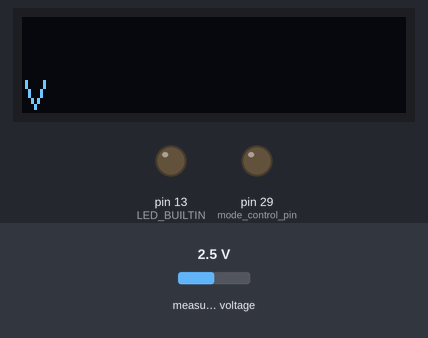
This sketch was run on a simulated Arduino Mega 2560, built for the host (arithmetic inside an expression is 32-bit, double 64-bit). Shown: 128×32 one-colour display, output pins drawn as LEDs (lit = HIGH). Wiring (inferred from the names in the program): ADS1115 converter at I2C address 0x48. The inputs (shaded band) are chosen by the test bench; at power-on: measured voltage 2.5 V.

Above: at 2.1 s.
At 5.7 s:
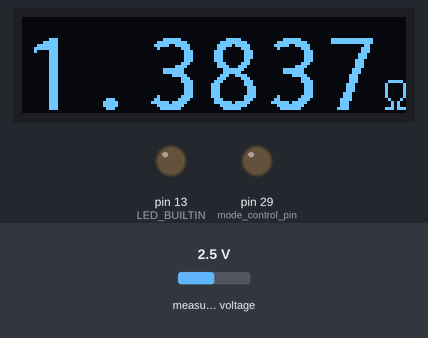
5.8 s: measured voltage set to 3.8 V
At 7.3 s:
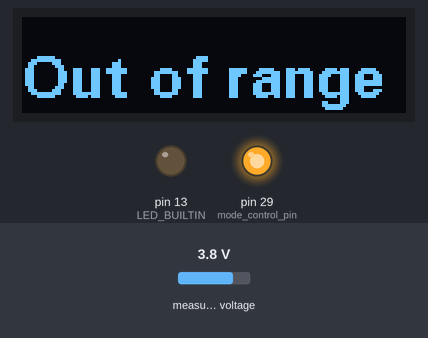
7.9 s: measured voltage set to 0.4 V
At 9.6 s:
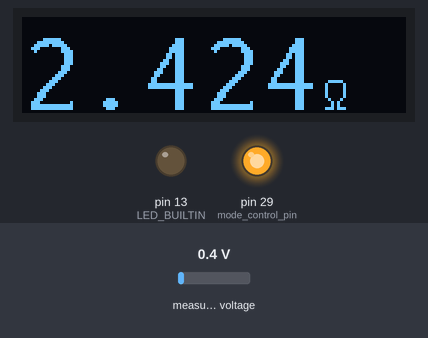
9.9 s: measured voltage set to 0.1 V
At 11.3 s:
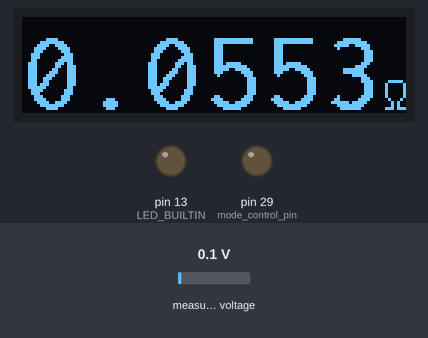
Timing chart, 0 to 12.9 s (numbered marks = the images above; inputs shaded):
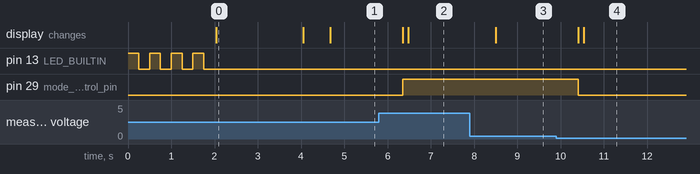

The sketch:

firmware.ino
```cpp
// (licence header left out)
#include <cstdint>

#include <Wire.h>
#include <U8g2lib.h>

#include "data_aggregation.h"
#include "DFRobot_ADS1115.h"

// ADJUST FOLLOWING AS YOU NEED

// mode switch with hysteresis
constexpr float comparator_th = 1.75;     // 1.75 Ohm (high threshold)
constexpr float comparator_tl = 1.70;     // 1.70 Ohm (low threshold)
constexpr uint8_t mode_control_pin = 29;

// PCB characteristics
constexpr float current = 0.005;                  // 5 mA
constexpr float cell_voltage_divider_gain = 0.5;  // cell voltage divider gain before ADC
constexpr float out_of_range_threshold = 19.5;    // threshold (in Ohms) above which the measurement is considered out of range

// diff. amp. resistors
constexpr float R4 = 10'000.0f;                   // 10 kOhm
constexpr float R5 = 330'000.0f;                  // 330 kOhm
constexpr float R8 = 1'000.0f + 5.0f;             // 1 kOhm + 5 Ohm (typ. ON resistance of the analogue switch)

// ADC pinout
constexpr uint8_t voltage_adc_pin = 0;
constexpr int cell_voltage_adc_pin = 28;

// LCD display
// U8G2_SSD1306_128X32_UNIVISION_F_HW_I2C u8g2(U8G2_R2, U8X8_PIN_NONE);   // LCD on 1st I2C interface
U8G2_SSD1306_128X32_UNIVISION_F_2ND_HW_I2C u8g2(U8G2_R2, U8X8_PIN_NONE);  // LCD on 2nd I2C interface
constexpr uint8_t mode_0_precision = 4;                                   // digits after comma for resistance display in mode 0
constexpr uint8_t mode_1_precision = 3;                                   // digits after comma for resistance display in mode 1

// ADC converter
DFRobot_ADS1115 ads(&Wire);  // ADC on 1st I2C interface
// DFRobot_ADS1115 ads(&Wire1);  // ADC on 2nd I2C interface

// Readings aggregation
constexpr uint8_t buffer_size = 8;
AggregationMode aggregation_mode = AggregationMode::MODE;

// DO NOT MODIFY THESE
constexpr float mode_0_gain = R5 * (R4 + R8) / (R4 * R8);  // diff. amp. gain (363) in first mode
constexpr float mode_1_gain = R5 / R4;                     // diff. amp. gain (33) in second mode
float buffer[buffer_size], scratch[buffer_size];
float voltage, cell_voltage, resistance, gain;
bool buffer_filled = false;
uint8_t precision = mode_0_precision;
uint8_t buffer_index = 0, mode = 0;

void setup() {
    // indicate initialization start
    pinMode(LED_BUILTIN, OUTPUT);
    blinkLed();

    // initialize display
    u8g2.begin();

    // display cell voltage for 2 seconds
    displayCellVoltage();
    delay(2000);
    displayData(/*text=*/"", /*glyph=*/0x2800);
    delay(500);

    // initialize ADC
    ads.setAddr_ADS1115(ADS1115_IIC_ADDRESS0);   // 0x48
    ads.setGain(eGAIN_ONE);                      // no gain
    ads.setMode(eMODE_SINGLE);                   // single-shot mode
    ads.setRate(eRATE_64);                       // 32 samples per second
    ads.setOSMode(eOSMODE_SINGLE);               // manual trigger for each conversion
    ads.init();

    // set pin for mode control
    pinMode(mode_control_pin, OUTPUT);
}

/**
 * @brief Blinks the built-in LED four times.
 */
void blinkLed() {
    for (uint8_t i = 0; i < 8; i++) {
        if (i % 2 == 0) {
            digitalWrite(LED_BUILTIN, HIGH);
        } else {
            digitalWrite(LED_BUILTIN, LOW);
        }
        delay(250);
    }
}

/**
 * @brief Displays a single numerical string followed by a unicode symbol on LCD display.
 * @param text Numeric string to be displayed.
 */
void displayData(const char* text, int glyph) {
    u8g2.clearBuffer();

    // left-bottom centered numeric string
    u8g2.setFont(u8g2_font_inr24_mn);
    u8g2.drawStr(0, u8g2.getDisplayHeight() - 1, text);
    int16_t text_width = u8g2.getStrWidth(text);

    // unicode symbol on the right
    u8g2.setFont(u8g2_font_unifont_t_symbols);
    u8g2.drawGlyph(text_width, u8g2.getDisplayHeight() - 1, glyph);

    u8g2.sendBuffer();
}

/**
 * @brief Displays a single string on LCD display.
 * @param text Text to be displayed.
 */
void displayText(const char* text) {
    u8g2.clearBuffer();

    // left-bottom centered text
    u8g2.setFont(u8g2_font_fub14_tf);
    u8g2.drawStr(0, u8g2.getDisplayHeight() - 5, text);

    u8g2.sendBuffer();
}

/**
 * @brief Computes resistance.
 *
 * Given voltage drop and current, computes
 * the resistance using Ohm's law:
 *              R = U / I
 *
 * @param voltage Voltage drop.
 * @param current Current.
 * @return Resistance.
 */
float computeResistance(float voltage, float current) {
    if (current == 0.0f) {
        return INFINITY;
    }

    return voltage / current;
}

/**
 * @brief Reads voltage from ADC.
 *
 * Reads the voltage from the ADC, stores it in a circular buffer,
 * and returns the aggregation result of the most recent samples.
 *
 * The buffer holds up to `buffer_size` measurements.
 * Before it is full, only valid samples are averaged.
 * Once full, the oldest value is overwritten each new reading.
 *
 * @return Last `buffer_size` voltage measurements in volts aggregated
 *         using `aggregation_mode` if ADC is connected. Otherwise NAN.
 */
float readVoltage() {
    float adc_reading = NAN;
    if (ads.checkADS1115())
    {
        adc_reading = ads.readVoltagePrecise(voltage_adc_pin);  // mV
        adc_reading /= 1000;                                    // V
    }

    // store reading in buffer using circular overwrite
    buffer[buffer_index] = adc_reading;
    buffer_index = (buffer_index + 1) % buffer_size;

    // mark buffer filled after full cycle
    if (buffer_index == 0) buffer_filled = true;

    // aggregate readings
    uint8_t count = buffer_filled ? buffer_size : buffer_index;
    return aggregateBuffer(/*buffer=*/buffer, /*count=*/count, /*mode=*/aggregation_mode, /*scratch=*/scratch);
}

/**
 * @brief Reads cell voltage.
 * @return Cell voltage in volts.
 */
float readCellVoltage() {
    return 3.3f * analogRead(cell_voltage_adc_pin) / 1023.0f / cell_voltage_divider_gain;
}

/**
 * @brief Displays cell voltage on LCD display.
 */
void displayCellVoltage() {
    cell_voltage = readCellVoltage();

    // format cell voltage for displaying
    char cell_voltage_str[10];
    snprintf(cell_voltage_str, sizeof(cell_voltage_str), "%.2f", cell_voltage);

    // display data
    displayData(/*text=*/cell_voltage_str, /*glyph=*/0x0056);
}

/**
 * @brief Selects gain appropriate to the mode.
 * @param mode Operating mode (0 or 1).
 * @return Gain, defined in `mode_0_gain` and `mode_1_gain` variables. NAN for unsupported mode.
 */
float getGain(uint8_t mode) {
    if (mode == 0) {
        return mode_0_gain;
    } else if (mode == 1) {
        return mode_1_gain;
    }
    return NAN;
}

/**
 * @brief Switches mode with hysteresis.

 * Switches between two modes:
 *     0: `mode_control_pin` is set to LOW state
 *     1: `mode_control_pin` is set to HIGH state
 *
 * Switch logic is dependent on the current mode and the resistance,
 * and works as a comparator with hysteresis (thresholds values
 * defined in `comparator_th` and `comparator_tl` variables):
 *
 * \code{.unparsed}
 *               ↑ Pin state (`mode_control_pin`)
 *               |
 * HIGH (mode 1) |    ←--------
 *               |   |         ↑
 *               |   ↓         |
 *  LOW (mode 0) |    --------→
 *               +−----------------→  resistance
 *                   tl       th
 * \endcode
 *
 * @param resistance Input signal to the "comparator".
 */
void switchMode(float resistance) {
    if (mode == 0) {
        if (resistance > comparator_th) { digitalWrite(mode_control_pin, HIGH); mode = 1; precision = mode_1_precision; }
    } else if (mode == 1) {
        if (resistance < comparator_tl) { digitalWrite(mode_control_pin, LOW);  mode = 0; precision = mode_0_precision; }
    }
}

void loop() {
    // read voltage from ADC
    gain = getGain(/*mode=*/mode);
    voltage = readVoltage() / gain;
    voltage = std::max(0.0f, voltage);  // zero out negative reading if occurs

    // compute resistance value
    resistance = computeResistance(/*voltage=*/voltage, /*current=*/current);

    // format resistance for displaying
    char resistance_str[10];
    snprintf(resistance_str, sizeof(resistance_str), "%.*f", precision, resistance);

    // display data
    if (resistance <= out_of_range_threshold) {
        displayData(/*text=*/resistance_str, /*glyph=*/0x2126);
    } else {
        displayText(/*text=*/"Out of range");
    }

    // mode switch with hysteresis
    switchMode(/*resistance=*/resistance);
}
```

DFRobot_ADS1115.cpp
```cpp
// (licence header left out)
/*!
 * @modifications
 * @author Ivan Danylenko
 * @date 2025-06-24
 * - Added `float readVoltagePrecise(uint8_t channel)` to read voltage precisely (microvolts).
 */
#include "Arduino.h"
#include <Wire.h>
#include <math.h>

#include "DFRobot_ADS1115.h"
float coefficient = 0.0625;

/*
 *Instantiates a new ADS1115 class with appropriate properties
 */
void DFRobot_ADS1115::setAddr_ADS1115(uint8_t i2cAddress)
{
    ads_i2cAddress = i2cAddress;
    ads_conversionDelay = DFROBOT_ADS1115_CONVERSIONDELAY;
}

/*
 *Sets up the Hardware
 */
void DFRobot_ADS1115::init()
{
  Wire.begin();
}


bool DFRobot_ADS1115::checkADS1115()
{
    uint8_t error;
    ads_i2cAddress;
    Wire.beginTransmission(ads_i2cAddress);
    error = Wire.endTransmission();
    if(error == 0){
        return true;
    }else{
        return false;
    }

}

/*
 *Sets the low threshold value
 */
void DFRobot_ADS1115::setLowThreshold(int16_t threshold)
{
    ads_lowthreshold = threshold;
    writeAdsReg(ads_i2cAddress, DFROBOT_ADS1115_POINTER_LOWTHRESH, ads_lowthreshold);
}

/*
 *Gets the low threshold value
 */
int16_t DFRobot_ADS1115::getLowThreshold()
{
    return ads_lowthreshold;
}

/*
 *Sets the high threshold value
 */
void DFRobot_ADS1115::setHighThreshold(int16_t threshold)
{
    ads_highthreshold = threshold;
    writeAdsReg(ads_i2cAddress, DFROBOT_ADS1115_POINTER_HITHRESH, ads_highthreshold);
}

/*
 *Gets the high threshold value
 */
int16_t DFRobot_ADS1115::getHighThreshold()
{
    return ads_highthreshold;
}

void DFRobot_ADS1115::setCompQue(eADSCompQue_t value){
    int16_t    conf;
    conf = readAdsReg(ads_i2cAddress, DFROBOT_ADS1115_POINTER_CONFIG);
    conf &= ~((uint16_t) 0x03);
    conf |= (uint16_t) value;
    writeAdsReg(ads_i2cAddress, DFROBOT_ADS1115_POINTER_CONFIG, conf);
}

void DFRobot_ADS1115::setCompLat(eADSCompLat_t value){
    int16_t    conf;
    conf = readAdsReg(ads_i2cAddress, DFROBOT_ADS1115_POINTER_CONFIG);
    conf &= ~((uint16_t) 0x01 << 2);
    conf |= (uint16_t) value << 2;
    writeAdsReg(ads_i2cAddress, DFROBOT_ADS1115_POINTER_CONFIG, conf);
}

void DFRobot_ADS1115::setCompPol(eADSCompPol_t value){
    int16_t    conf;
    conf = readAdsReg(ads_i2cAddress, DFROBOT_ADS1115_POINTER_CONFIG);
    conf &= ~((uint16_t) 0x01 << 3);
    conf |= (uint16_t) value << 3;
    writeAdsReg(ads_i2cAddress, DFROBOT_ADS1115_POINTER_CONFIG, conf);
}

void DFRobot_ADS1115::setCompMode(eADSCompMode_t value){
    int16_t    conf;
    conf = readAdsReg(ads_i2cAddress, DFROBOT_ADS1115_POINTER_CONFIG);
    conf &= ~((uint16_t) 0x01 << 4);
    conf |= (uint16_t) value << 4;
    writeAdsReg(ads_i2cAddress, DFROBOT_ADS1115_POINTER_CONFIG, conf);
}

void DFRobot_ADS1115::setRate(eADSRate_t value){
    int16_t    conf;
    conf = readAdsReg(ads_i2cAddress, DFROBOT_ADS1115_POINTER_CONFIG);
    conf &= ~((uint16_t) 0x07 << 5);
    conf |= (uint16_t) value << 5;
    writeAdsReg(ads_i2cAddress, DFROBOT_ADS1115_POINTER_CONFIG, conf);
}

void DFRobot_ADS1115::setMode(eADSMode_t value){
    int16_t    conf;
    conf = readAdsReg(ads_i2cAddress, DFROBOT_ADS1115_POINTER_CONFIG);
    conf &= ~((uint16_t) 0x01 << 8);
    conf |= (uint16_t) value << 8;
    writeAdsReg(ads_i2cAddress, DFROBOT_ADS1115_POINTER_CONFIG, conf);
}

void DFRobot_ADS1115::setGain(eADSGain_t value){
    int16_t    conf;
    conf = readAdsReg(ads_i2cAddress, DFROBOT_ADS1115_POINTER_CONFIG);
    conf &= ~((uint16_t) 0x07 << 9);
    conf |= (uint16_t) value << 9;
    writeAdsReg(ads_i2cAddress, DFROBOT_ADS1115_POINTER_CONFIG, conf);
    switch(value){
        case eGAIN_TWO:
            coefficient = 0.0625;
            break;
        case eGAIN_TWOTHIRDS:
            coefficient = 0.1875;
            break;
        case eGAIN_ONE:
            coefficient = 0.125;
            break;
        case eGAIN_FOUR:
            coefficient = 0.03125;
            break;
        case eGAIN_EIGHT:
            coefficient = 0.015625;
            break;
        case eGAIN_SIXTEEN:
            coefficient = 0.0078125;
            break;
        default:
            coefficient = 0.0625;
            break;
    }
}

void DFRobot_ADS1115::setMux(eADSMux_t value){
    int16_t    conf;
    conf = readAdsReg(ads_i2cAddress, DFROBOT_ADS1115_POINTER_CONFIG);
    conf &= ~((uint16_t) 0x07 << 12);
    conf |= (uint16_t) value << 12;
    writeAdsReg(ads_i2cAddress, DFROBOT_ADS1115_POINTER_CONFIG, conf);
}

void DFRobot_ADS1115::setOSMode(eADSOSMode_t value){
    int16_t    conf;
    conf = readAdsReg(ads_i2cAddress, DFROBOT_ADS1115_POINTER_CONFIG);
    conf &= ~((uint16_t) 0x01 << 15);
    conf |= (uint16_t) value << 15;
    writeAdsReg(ads_i2cAddress, DFROBOT_ADS1115_POINTER_CONFIG, conf);
}

float DFRobot_ADS1115::readVoltagePrecise(uint8_t channel)
{
    if (channel > 3)
        return 0;
    // Start with default config values
    setCompQue(eCOMPQUE_NONE);
    setCompLat(eCOMPLAT_NONLAT);
    setCompPol(eCOMPPOL_LOW);
    setCompMode(eCOMPMODE_TRAD);
    if (channel == 0)
        setMux(eADSMUX_5);
    else if (channel == 1)
        setMux(eADSMUX_6);
    else if (channel == 2)
        setMux(eADSMUX_7);
    else if (channel == 3)
        setMux(eADSMUX_8);
    // Wait for the conversion to complete

    uint16_t config = readAdsReg(ads_i2cAddress, DFROBOT_ADS1115_POINTER_CONFIG);
    delay(ads_conversionDelay);
    // Read the conversion results
    // 16-bit unsigned results for the ADS1115
    float Voltage = 0;
    Voltage = (int16_t)readAdsReg(ads_i2cAddress, DFROBOT_ADS1115_POINTER_CONVERT) * coefficient;
    return Voltage;
}

/*
 *Reads the conversion results, measuring the voltage
 *for a single-ended ADC reading from the specified channel
 *Negative voltages cannot be applied to this circuit because the
 *ADS1115 can only accept positive voltages
 */
uint16_t DFRobot_ADS1115::readVoltage(uint8_t channel)
{
    if (channel > 3)
        return 0;
    // Start with default config values
    setCompQue(eCOMPQUE_NONE);
    setCompLat(eCOMPLAT_NONLAT);
    setCompPol(eCOMPPOL_LOW);
    setCompMode(eCOMPMODE_TRAD);
    if (channel == 0)
        setMux(eADSMUX_5);
    else if (channel == 1)
        setMux(eADSMUX_6);
    else if (channel == 2)
        setMux(eADSMUX_7);
    else if (channel == 3)
        setMux(eADSMUX_8);
    // Wait for the conversion to complete

    uint16_t config = readAdsReg(ads_i2cAddress, DFROBOT_ADS1115_POINTER_CONFIG);
    delay(ads_conversionDelay);
    // Read the conversion results
    // 16-bit unsigned results for the ADS1115
    int16_t Voltage = 0;
    Voltage = (int16_t)readAdsReg(ads_i2cAddress, DFROBOT_ADS1115_POINTER_CONVERT)*coefficient;
    return Voltage;
}
/*
 *Sets up the comparator causing the ALERT/RDY pin to assert
 *(go from high to low) when the ADC value exceeds the
 *specified  upper or lower threshold
 *ADC is Differential input channel
 */
/**************************************************************************/
int16_t DFRobot_ADS1115::comparatorVoltage(uint8_t channel)
{
    // Start with default values
    uint16_t config;
    // Set Comparator mode
    setCompMode(eCOMPMODE_TRAD);
    // Set Comparator polarity
    setCompPol(eCOMPPOL_LOW);
    // Set Latching comparator
    setCompLat(eCOMPLAT_NONLAT);
    // Set Comparator queue and disable
    setCompQue(eCOMPQUE_NONE);
    // Set Differential input channel
    if (channel == 01)
        setMux(eADSMUX_1);  // AIN0 = P, AIN1 = N
    else if (channel == 03)
        setMux(eADSMUX_2);  // AIN0 = P, AIN3 = N
    else if (channel == 13)
        setMux(eADSMUX_3);  // AIN1 = P, AIN3 = N
    else if (channel == 23)
        setMux(eADSMUX_4);  // AIN2 = P, AIN3 = N

    // Wait for the conversion to complete
    delay(ads_conversionDelay);

    // Read the conversion results
    int16_t Voltage = 0;
    Voltage = (int16_t)readAdsReg(ads_i2cAddress, DFROBOT_ADS1115_POINTER_CONVERT)*coefficient;
    return Voltage;
}

void DFRobot_ADS1115::writeReg(uint8_t i2cAddress, uint8_t reg, uint8_t *pBuf, uint16_t len)
{
    _pWire->begin();
    _pWire->beginTransmission(i2cAddress);
    _pWire->write(reg);
    for(uint16_t i = 0; i < len; i ++)
        _pWire->write(pBuf[i]);
    _pWire->endTransmission();
}

void DFRobot_ADS1115::readReg(uint8_t i2cAddress, uint8_t reg, uint8_t *pBuf, uint16_t len)
{
    _pWire->begin();
    _pWire->beginTransmission(i2cAddress);
    _pWire->write(reg);
    if(_pWire->endTransmission() != 0)
        return;
    _pWire->requestFrom(i2cAddress, (uint8_t) len);
    for(uint16_t i = 0; i < len; i ++) {
        pBuf[i] = _pWire->read();
    }
    _pWire->endTransmission();
}

int16_t DFRobot_ADS1115::readAdsReg(uint8_t i2cAddress, uint8_t reg)
{
    uint8_t buf[2] = {0};

    readReg(i2cAddress, reg, buf, sizeof(buf));
    return (buf[0] << 8) | buf[1];
}

void DFRobot_ADS1115::writeAdsReg(uint8_t i2cAddress, uint8_t reg, uint16_t value)
{
    uint8_t buffer[2] = {(value >> 8), value & 0xff};
    writeReg(i2cAddress, reg, buffer, 2);
}
```

Source omitted: DFRobot_ADS1115.h (13908 bytes), data_aggregation.h (1542 bytes)

Measured:
- the behaviour switches between 0.3 and 0.2 V on measured voltage (found by bisection; images 3 and 4)
- after the input at 5.8 s, pin 29 (mode_control_pin): LOW → HIGH after 0.55 s; the display: first changes after 0.55 s (image 2 shows a later state)
- after the input at 7.9 s, the display: changes after 0.60 s (image 3)
- after the input at 9.9 s, pin 29 (mode_control_pin): HIGH → LOW after 0.51 s; the display: first changes after 0.51 s (image 4 shows a later state)
- what the display in image 0 shows lasts 2.1 s, from 2.0 s to 4.1 s
